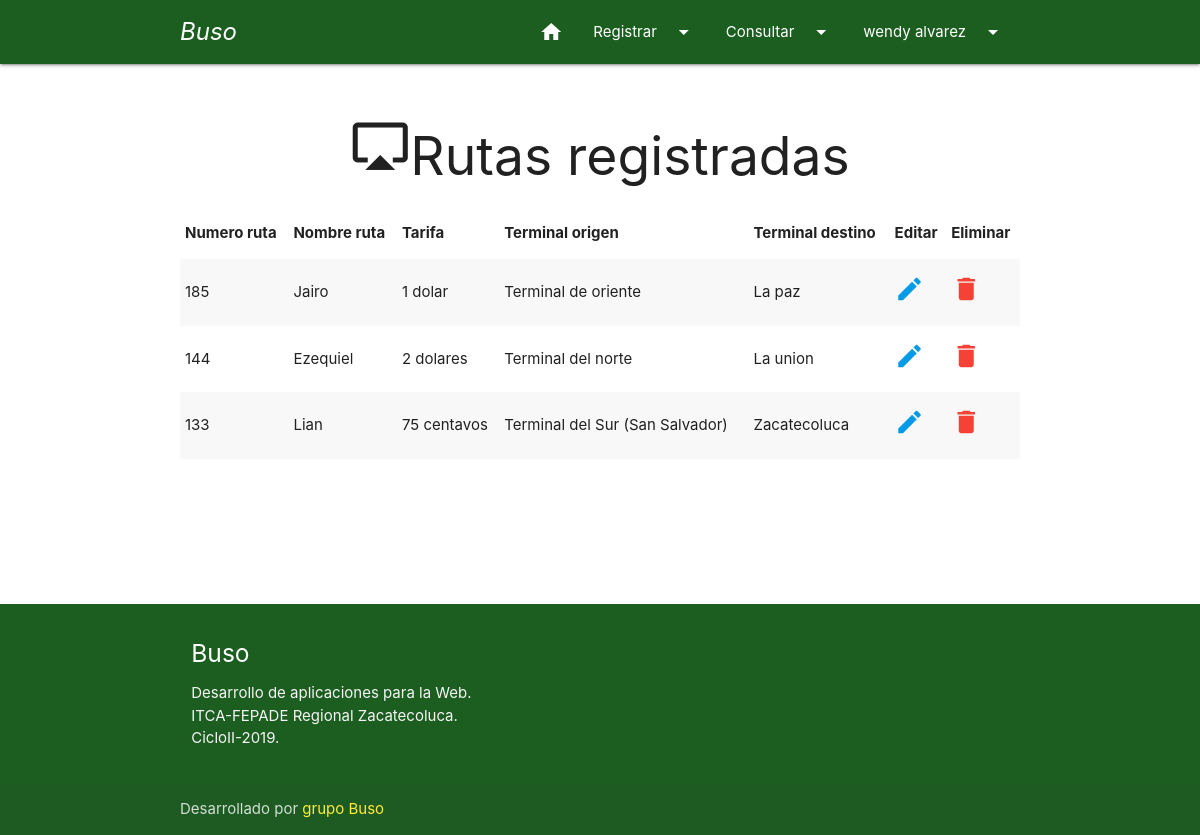
Page /web/WebTerminal/index.php?c=Ruta&a=Consultar (signed in) on the committed database.
### tables this page shows
CREATE TABLE `ruta` (
  `idruta` int(11) NOT NULL,
  `numero_ruta` varchar(10) NOT NULL,
  `nombre_bus` varchar(50) NOT NULL,
  `tarifa` varchar(20) NOT NULL,
  `idterminal` int(11) NOT NULL,
  `terminal_destino` varchar(200) NOT NULL
);

CREATE TABLE `terminal` (
  `idterminal` int(11) NOT NULL,
  `nombre_terminal` varchar(100) NOT NULL
);

### web/WebTerminal/controller/ruta.controller.php (called while the page is built, shortened)
<?php
require_once 'model/Ruta.php';
class RutaController{
    public function __CONSTRUCT(){
        $this->model = new Ruta();
    }
    public function Consultar(){
        require_once 'view/include/cabecera_usuario.php';
        require_once 'view/mostrar_ruta.php';
        require_once 'view/include/pie.php';
    }
}

### web/WebTerminal/model/Conexion.php (called while the page is built)
<?php
	class Conexion
	{
	    public static function Conectar()
	    {
	        $pdo = new PDO('mysql:host=localhost;dbname=mybuso;charset=utf8', 'root', '');
	        $pdo->setAttribute(PDO::ATTR_ERRMODE, PDO::ERRMODE_EXCEPTION);
	        return $pdo;
	    }
	}
?>

### web/WebTerminal/model/Ruta.php (called while the page is built, shortened)
<?php
class Ruta
{
	private $pdo;
	public function __CONSTRUCT()
	{
		try
		{
			$this->pdo = Conexion::Conectar();
		}
        catch (Throwable $t)
        {
			die($t->getMessage());
        }
		catch(Exception $e)
		{
			die($e->getMessage());
		}
	}
    public function ListarRuta()
	{
		try
		{
			$stm = $this->pdo->prepare("SELECT h.idruta as idruta, h.numero_ruta as numero_ruta, h.nombre_bus as nombre_bus, h.tarifa as tarifa,  s.nombre_terminal as nombre_origen, h.terminal_destino as nombre_destino FROM ruta as h INNER JOIN terminal AS s ON h.idterminal = s.idterminal  ORDER BY numero_ruta desc");
			$stm->execute();
			return $stm->fetchAll(PDO::FETCH_OBJ);
		}
        catch (Throwable $t)
        {
			die($t->getMessage());
        }
		catch(Exception $e)
		{
			die($e->getMessage());
		}
	}
}

### web/WebTerminal/view/mostrar_ruta.php (the view)
<div class="container">
    <div class="section">
      <div class="row">
        <div class="col s12">
            <h2 class="center grey-text text-darken-4"><i class="medium material-icons">airplay</i>Rutas registradas</h2>
        </div>
             <div class="row">
              <table class="striped">
                <thead>
                    <tr>
                        <th>Numero ruta</th>
                        <th>Nombre ruta</th>
                        <th>Tarifa</th>
                        <th>Terminal origen</th>
                        <th>Terminal destino</th>
                        <th>Editar</th>
                        <th>Eliminar</th>
                    </tr>
                </thead>
                <tbody>
                <?php foreach($this->model->ListarRuta() as $r): ?>
                    <tr>
                        <td><?php echo $r->numero_ruta; ?></td>
                        <td><?php echo $r->nombre_bus; ?></td>
                        <td><?php echo $r->tarifa; ?></td>
                        <td><?php echo $r->nombre_origen; ?></td>
                        <td><?php echo $r->nombre_destino; ?></td>
                        <td>
                            <a href="?c=Ruta&a=Crud&id=<?php echo $r->idruta; ?>" title="Editar ruta" ><i class="small material-icons">edit</i></a>
                        </td>
                        <td>
                            <a onclick="javascript:return confirm('¿Seguro que desea eliminar esta ruta?');" href="?c=Ruta&a=EliminarRuta&id=<?php echo $r->idruta; ?>" title="Eliminar Registro" ><i class="small material-icons red-text">delete</i></a>
                        </td>
                    </tr>
                <?php endforeach; ?>
                  </tbody>
                </table>
              </div>
      </div>
    </div>
    <br><br><br><br>
  </div>

### web/WebTerminal/index.php (shortened to what this page needs)
<?php
require_once 'model/Conexion.php';
  $controller = 'login';
  if(!isset($_REQUEST['c']))
  {
      require_once "controller/$controller.controller.php";
      $controller = ucwords($controller) . 'Controller';
      $controller = new $controller;
      $controller->Index();
  }
else
{
    $accion = isset($_REQUEST['a']) ? $_REQUEST['a'] : 'Index';
    $controller = new $controller;
    call_user_func(array( $controller, $accion ) );
}
?>

### web/WebTerminal/view/include/cabecera_usuario.php (shortened to what this page needs)
<!DOCTYPE html>
<html lang="es">
<head>
  <link href="materializecss/css/icon.css" rel="stylesheet">
  <link href="materializecss/css/materialize.css" type="text/css" rel="stylesheet" media="screen,projection"/>
  <link href="materializecss/css/style.css" type="text/css" rel="stylesheet" media="screen,projection"/>
</head>
<body>
  <nav class="green darken-4" role="navigation">
    <div class="nav-wrapper container"><a id="logo-container" href="?c=Principal&a=Index" class="brand-logo" title="Terminal">
        <i >Buso</i></a>
      <ul class="right hide-on-med-and-down">
        <li><a href="?c=Principal&a=Index" title="Inicio"><i class="material-icons">home</i></a></li>
        <li><a class="dropdown-trigger" href="#!" data-target="registro">Registrar<i class="material-icons right">arrow_drop_down</i></a></li>
        <li><a class="dropdown-trigger" href="#!" data-target="consulta">Consultar<i class="material-icons right">arrow_drop_down</i></a></li>
        <li><a class="dropdown-trigger" href="#!" data-target="usuario"><?php echo $_SESSION["nombre"]." ".$_SESSION["apellido"]; ?><i class="material-icons right">arrow_drop_down</i></a></li>
      </ul>
    </div>
  </nav>

### web/WebTerminal/view/include/pie.php (shortened to what this page needs)
<footer class="page-footer green darken-4">
    <div class="container">
      <div class="row">
        <div class="col l6 s12">
          <h5 class="white-text">Buso</h5>
          <p class="grey-text text-lighten-4">Desarrollo de aplicaciones para la Web.<br>
          ITCA-FEPADE Regional Zacatecoluca.<br>
          CicloII-2019.</p>
        </div>
        <div class="col l6 s12 center">
         </div>
      </div>
    </div>
    <div class="footer-copyright">
      <div class="container">
      Desarrollado por <a class="yellow-text" href="https://www.facebook.com/Grupo numero 2" target="_blank">grupo Buso</a>
      </div>
    </div>
  </footer>
  </body>
</html>

### rows in the picture
ruta: numero_ruta "185", nombre_bus "Jairo", tarifa "1 dolar", idterminal.nombre_terminal "Terminal de oriente", terminal_destino "La paz"
ruta: numero_ruta "144", nombre_bus "Ezequiel", tarifa "2 dolares", idterminal.nombre_terminal "Terminal del norte", terminal_destino "La union"
ruta: numero_ruta "133", nombre_bus "Lian", tarifa "75 centavos", idterminal.nombre_terminal "Terminal del Sur (San Salvador)", terminal_destino "Zacatecoluca"

### other values in the picture
$_SESSION["nombre"] "wendy"
$_SESSION["apellido"] "alvarez"
